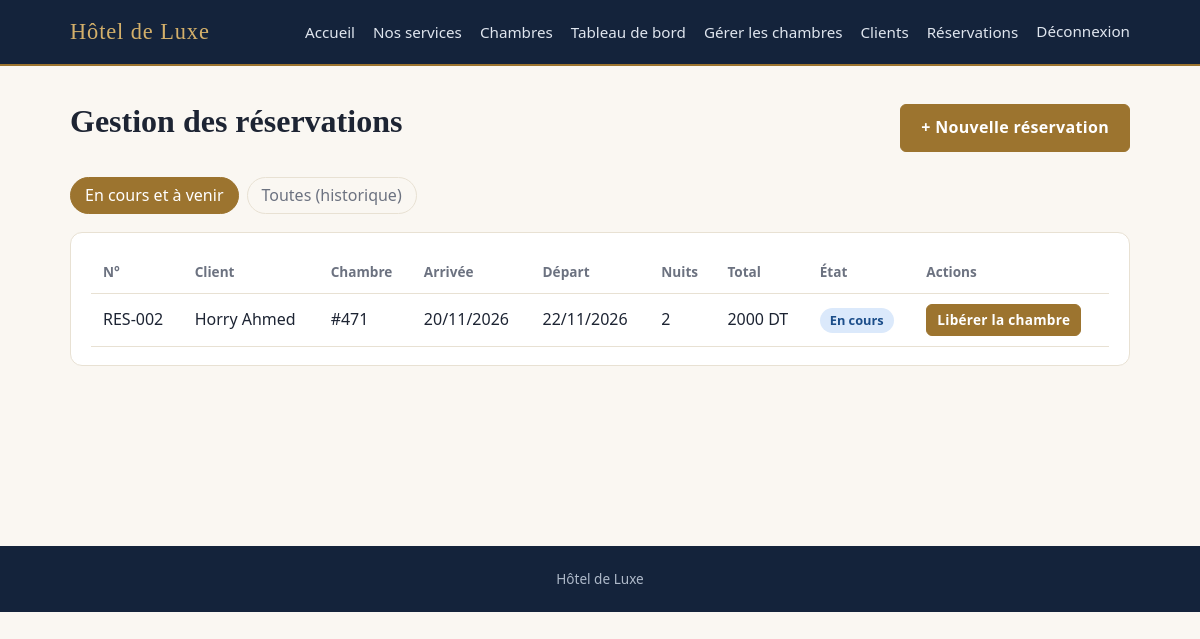
/gestion/reservations/ (signed in), run on the app's committed database.
### hotel/models.py (models this page shows, shortened)
class Reservation(models.Model):
    client = models.ForeignKey(Client, on_delete=models.PROTECT, related_name="reservations")
    chambre = models.ForeignKey(Chambre, on_delete=models.PROTECT, related_name="reservations")
    date_debut = models.DateField("Arrivée")
    date_fin = models.DateField("Départ")   # jour du départ : cette nuit-là n'est pas comptée
    prix_nuit = models.DecimalField(max_digits=8, decimal_places=2, null=True, blank=True, editable=False)
    prix_total = models.DecimalField(max_digits=10, decimal_places=2, default=0, editable=False)
    cree_le = models.DateTimeField(auto_now_add=True)
    class Meta:
        ordering = ["-date_debut", "-id"]
    @property
    def numero(self):
        return f"RES-{self.pk:03d}"
    @property
    def nb_nuits(self):
        return (self.date_fin - self.date_debut).days
    @property
    def statut_code(self):
        jour = aujourdhui()
        if self.date_debut <= jour < self.date_fin:
            return "en_cours"
        if self.date_debut > jour:
            return "a_venir"
        return "terminee"
    @property
    def statut(self):
        return {"en_cours": "En cours", "a_venir": "À venir", "terminee": "Terminée"}[self.statut_code]

class Client(models.Model):
    nom = models.CharField(max_length=50)
    prenom = models.CharField("Prénom", max_length=50)
    telephone = models.CharField("Téléphone", max_length=20, validators=[validateur_telephone])
    class Meta:
        ordering = ["nom", "prenom"]
    def __str__(self):
        return f"{self.nom} {self.prenom}"

class Chambre(models.Model):
    TYPES = [("simple", "Simple"), ("double", "Double"), ("suite", "Suite")]
    num_chambre = models.PositiveIntegerField(
        "Numéro de chambre", unique=True, validators=[MinValueValidator(1)])
    type_chambre = models.CharField("Type", max_length=10, choices=TYPES)
    prix_nuit = models.DecimalField(
        "Prix par nuit", max_digits=8, decimal_places=2,
        validators=[MinValueValidator(Decimal("0.01"))])
    description = models.TextField(blank=True)
    equipements = models.CharField(
        "Équipements", max_length=200, blank=True,
        help_text="Séparés par des virgules. Ex : WiFi, TV, Climatisation")
    photo = models.FileField("Photo", upload_to="chambres/", blank=True)
    objects = ChambreQuerySet.as_manager()
    class Meta:
        ordering = ["num_chambre"]

### hotel/views.py (the view)
# urls.py: path("gestion/reservations/", views.gestion_reservations, name="gestion_reservations"),
@personnel_requis
def gestion_reservations(request):
    toutes = request.GET.get("filtre") == "toutes"
    reservations = Reservation.objects.select_related("client", "chambre")
    if not toutes:    # par défaut : en cours et à venir
        reservations = reservations.filter(date_fin__gt=aujourdhui())
    return render(request, "hotel/gestion_reservations.html",
                  {"reservations": reservations, "toutes": toutes})

### hotel/context.py (called while the page is built)
def parametres_hotel(request):
    return {"NOM_HOTEL": settings.NOM_HOTEL, "DEVISE": settings.DEVISE}

### hotel/models.py (called while the page is built)
def aujourdhui():
    return timezone.localdate()

### hotel/templates/hotel/gestion_reservations.html (shortened to what this page needs)
{% extends "hotel/base.html" %}
{% block contenu %}
<div class="entete"><h1>Gestion des réservations</h1><a class="bouton" href="{% url 'reservation_ajouter' %}">+ Nouvelle réservation</a></div>
<div class="onglets">
  <a href="?filtre=encours" class="{% if not toutes %}actif{% endif %}">En cours et à venir</a>
  <a href="?filtre=toutes" class="{% if toutes %}actif{% endif %}">Toutes (historique)</a>
</div>
<div class="tableau panneau"><table>
  <tr><th>N°</th><th>Client</th><th>Chambre</th><th>Arrivée</th><th>Départ</th><th>Nuits</th><th>Total</th><th>État</th><th>Actions</th></tr>
  {% for r in reservations %}
  <tr><td>{{ r.numero }}</td><td>{{ r.client }}</td><td>#{{ r.chambre.num_chambre }}</td>
    <td>{{ r.date_debut|date:"d/m/Y" }}</td><td>{{ r.date_fin|date:"d/m/Y" }}</td><td>{{ r.nb_nuits }}</td>
    <td>{{ r.prix_total|floatformat:"-2" }} {{ DEVISE }}</td>
    <td><span class="badge {{ r.statut_code }}">{{ r.statut }}</span></td>
    <td class="actions">
      {% if r.statut_code == "en_cours" %}
        <form method="post" action="{% url 'reservation_liberer' r.pk %}" class="form-inline">{% csrf_token %}<button class="bouton petit">Libérer la chambre</button></form>
      {% elif r.statut_code == "a_venir" %}
        <form method="post" action="{% url 'reservation_annuler' r.pk %}" class="form-inline">{% csrf_token %}<button class="bouton petit danger">Annuler</button></form>
      {% endif %}
    </td></tr>
  {% empty %}<tr><td colspan="9">Aucune réservation.</td></tr>{% endfor %}
</table></div>
{% endblock %}

### hotel/static/hotel/style.css (style rules this page uses)
:root { --marine:#14233b;--accent:#9c742f;--or:#d4b06a;--fond:#faf7f2;--carte:#fff;--texte:#1d2433;--gris:#6c7280; --bordure:#e8e1d3;--logo:#14233b;--vert:#2f9e44;--rouge:#d6483a;--bleu:#2f7fd1; --serif:Georgia,"Times New Roman",serif }
* { box-sizing:border-box }
html { scroll-behavior:smooth }
body { margin:0;font-family:"Segoe UI",system-ui,sans-serif;background:var(--fond);color:var(--texte);line-height:1.6 }
h1,h2,h3 { font-family:var(--serif);font-weight:600 }
h1 { margin:.2em 0 .6em }
.form-inline { display:inline;margin:0 }
.bouton { display:inline-block;background:var(--accent);color:#fff;padding:10px 20px;border-radius:6px;border:1px solid var(--accent); text-decoration:none;cursor:pointer;font:inherit;font-weight:600;letter-spacing:.02em }
.bouton.petit { padding:4px 10px;font-size:.85rem }
.badge { display:inline-block;padding:2px 10px;border-radius:999px;font-size:.8rem;font-weight:600 }
.badge.en_cours { background:#dbe9fb;color:#1c4e8a }
.panneau { background:var(--carte);border:1px solid var(--bordure);border-radius:12px;padding:18px 20px;margin-top:18px }
.entete { display:flex;justify-content:space-between;align-items:center;flex-wrap:wrap;gap:10px }
.onglets { display:flex;gap:8px;margin:10px 0 }
.onglets a { padding:5px 14px;border-radius:999px;text-decoration:none;color:var(--gris);border:1px solid var(--bordure) }
.onglets a.actif { background:var(--accent);color:#fff;border-color:var(--accent) }
.tableau { overflow-x:auto }
table { width:100%;border-collapse:collapse }
th,td { padding:10px 12px;text-align:left;border-bottom:1px solid var(--bordure);white-space:nowrap }
th { color:var(--gris);font-size:.85rem }
.actions { display:flex;gap:6px;align-items:center }

### data on the page
Reservation: numero "RES-002", client "Horry Ahmed", chambre.num_chambre "471", date_debut "20/11/2026", date_fin "22/11/2026", nb_nuits "2", prix_total "2000", DEVISE "DT", statut "En cours", shows "Libérer la chambre"

### other printed values
{{ NOM_HOTEL }} "Hôtel de Luxe"
